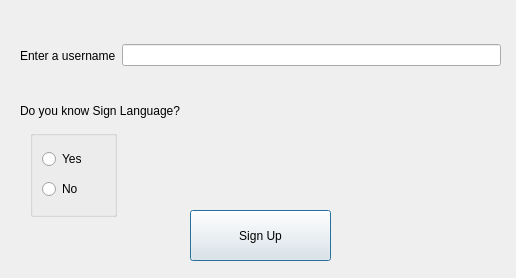
<?xml version="1.0" encoding="UTF-8"?>
<ui version="4.0">
 <class>Dialog</class>
 <widget class="QDialog" name="Dialog">
  <property name="geometry">
   <rect>
    <x>0</x>
    <y>0</y>
    <width>516</width>
    <height>278</height>
   </rect>
  </property>
  <property name="windowTitle">
   <string>Sign Up</string>
  </property>
  <widget class="QPushButton" name="pb_sign">
   <property name="geometry">
    <rect>
     <x>190</x>
     <y>210</y>
     <width>141</width>
     <height>51</height>
    </rect>
   </property>
   <property name="styleSheet">
    <string notr="true">font: 16pt &quot;Segoe UI&quot;;</string>
   </property>
   <property name="text">
    <string>Sign Up</string>
   </property>
  </widget>
  <widget class="QWidget" name="layoutWidget">
   <property name="geometry">
    <rect>
     <x>20</x>
     <y>30</y>
     <width>481</width>
     <height>51</height>
    </rect>
   </property>
   <layout class="QHBoxLayout" name="horizontalLayout">
    <item>
     <widget class="QLabel" name="label">
      <property name="styleSheet">
       <string notr="true">font: 10pt &quot;Segoe UI&quot;;</string>
      </property>
      <property name="text">
       <string>Enter a username</string>
      </property>
     </widget>
    </item>
    <item>
     <widget class="QLineEdit" name="le_user"/>
    </item>
   </layout>
  </widget>
  <widget class="QLabel" name="label_2">
   <property name="geometry">
    <rect>
     <x>20</x>
     <y>100</y>
     <width>291</width>
     <height>21</height>
    </rect>
   </property>
   <property name="text">
    <string>Do you know Sign Language?</string>
   </property>
  </widget>
  <widget class="QGroupBox" name="groupBox">
   <property name="geometry">
    <rect>
     <x>30</x>
     <y>130</y>
     <width>87</width>
     <height>87</height>
    </rect>
   </property>
   <property name="title">
    <string/>
   </property>
   <layout class="QVBoxLayout" name="verticalLayout">
    <item>
     <widget class="QRadioButton" name="rb_y">
      <property name="text">
       <string>Yes</string>
      </property>
     </widget>
    </item>
    <item>
     <widget class="QRadioButton" name="rb_n">
      <property name="text">
       <string>No</string>
      </property>
     </widget>
    </item>
   </layout>
  </widget>
 </widget>
 <resources/>
 <connections/>
</ui>
